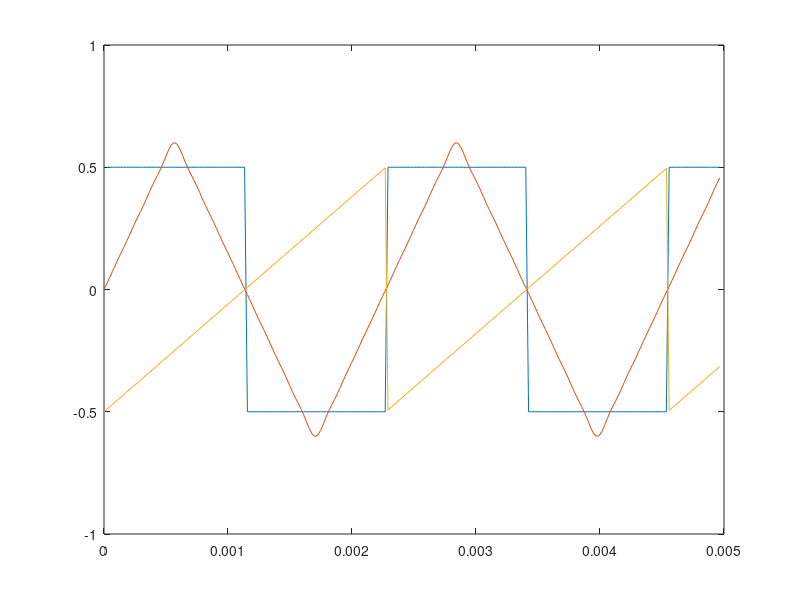

The MATLAB source for this figure:
A=0.5; %amplitude
f=440; %frequency
fs= 44100; % sample frequency
ts=1/44100; %time interval
t=0:ts:0.005-ts; %samples to 1s
y=A*sin(2*pi*f*t);
v=2*pi*f*t;
triangle=y-A*sin(3*v)/9+A*sin(5*v)/25-A*sin(7*v)/49+A*sin(9*v)/81-A*sin(11*v)/121+A*sin(13*v)/169-A*sin(15*v)/225;
sawtooth=-(2*A/pi)*atan(ones(1,length(v))./tan(pi*f*t));
square=A*y./abs(y);   
plot(t,square);
hold on
sound(square,fs);
pause(1);
plot(t,triangle);
sound(triangle,fs);
pause(1);
plot(t,sawtooth);
sound(sawtooth,fs);